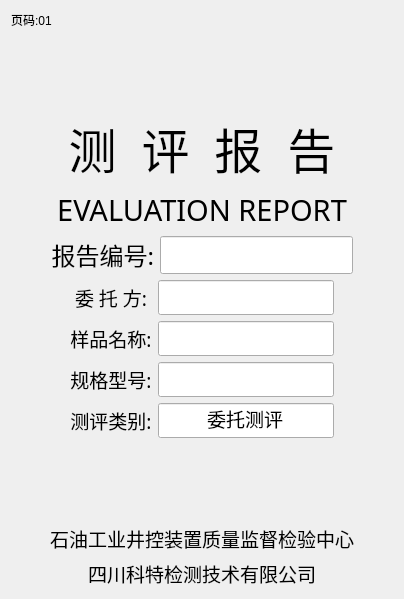
           <widget class="QWidget" name="page0">
            <property name="maximumSize">
             <size>
              <width>16777215</width>
              <height>800</height>
             </size>
            </property>
            <layout class="QGridLayout" name="gridLayout_3">
             <item row="0" column="0">
              <layout class="QGridLayout" name="gridLayout">
               <item row="7" column="0">
                <spacer name="verticalSpacer_27">
                 <property name="orientation">
                  <enum>Qt::Vertical</enum>
                 </property>
                 <property name="sizeHint" stdset="0">
                  <size>
                   <width>20</width>
                   <height>40</height>
                  </size>
                 </property>
                </spacer>
               </item>
               <item row="8" column="0" colspan="2">
                <spacer name="verticalSpacer_2">
                 <property name="orientation">
                  <enum>Qt::Vertical</enum>
                 </property>
                 <property name="sizeHint" stdset="0">
                  <size>
                   <width>20</width>
                   <height>40</height>
                  </size>
                 </property>
                </spacer>
               </item>
               <item row="2" column="0" colspan="2">
                <widget class="QLabel" name="label">
                 <property name="sizePolicy">
                  <sizepolicy hsizetype="Preferred" vsizetype="Minimum">
                   <horstretch>0</horstretch>
                   <verstretch>0</verstretch>
                  </sizepolicy>
                 </property>
                 <property name="font">
                  <font>
                   <family>黑体</family>
                   <pointsize>36</pointsize>
                  </font>
                 </property>
                 <property name="text">
                  <string>测  评  报  告</string>
                 </property>
                 <property name="alignment">
                  <set>Qt::AlignCenter</set>
                 </property>
                </widget>
               </item>
               <item row="9" column="0" colspan="2">
                <layout class="QVBoxLayout" name="verticalLayout">
                 <item>
                  <widget class="QLabel" name="label_9">
                   <property name="sizePolicy">
                    <sizepolicy hsizetype="Preferred" vsizetype="Fixed">
                     <horstretch>0</horstretch>
                     <verstretch>0</verstretch>
                    </sizepolicy>
                   </property>
                   <property name="font">
                    <font>
                     <family>黑体</family>
                     <pointsize>14</pointsize>
                    </font>
                   </property>
                   <property name="text">
                    <string>石油工业井控装置质量监督检验中心</string>
                   </property>
                   <property name="alignment">
                    <set>Qt::AlignCenter</set>
                   </property>
                  </widget>
                 </item>
                 <item>
                  <widget class="QLabel" name="label_10">
                   <property name="sizePolicy">
                    <sizepolicy hsizetype="Preferred" vsizetype="Fixed">
                     <horstretch>0</horstretch>
                     <verstretch>0</verstretch>
                    </sizepolicy>
                   </property>
                   <property name="font">
                    <font>
                     <family>黑体</family>
                     <pointsize>14</pointsize>
                    </font>
                   </property>
                   <property name="text">
                    <string>四川科特检测技术有限公司</string>
                   </property>
                   <property name="alignment">
                    <set>Qt::AlignCenter</set>
                   </property>
                  </widget>
                 </item>
                </layout>
               </item>
               <item row="1" column="0" colspan="2">
                <spacer name="verticalSpacer">
                 <property name="orientation">
                  <enum>Qt::Vertical</enum>
                 </property>
                 <property name="sizeHint" stdset="0">
                  <size>
                   <width>18</width>
                   <height>78</height>
                  </size>
                 </property>
                </spacer>
               </item>
               <item row="3" column="0" colspan="2">
                <widget class="QLabel" name="label_2">
                 <property name="sizePolicy">
                  <sizepolicy hsizetype="Preferred" vsizetype="Minimum">
                   <horstretch>0</horstretch>
                   <verstretch>0</verstretch>
                  </sizepolicy>
                 </property>
                 <property name="font">
                  <font>
                   <family>黑体</family>
                   <pointsize>22</pointsize>
                  </font>
                 </property>
                 <property name="text">
                  <string>EVALUATION REPORT</string>
                 </property>
                 <property name="alignment">
                  <set>Qt::AlignCenter</set>
                 </property>
                </widget>
               </item>
               <item row="5" column="0" colspan="2">
                <layout class="QGridLayout" name="gridLayout_2">
                 <item row="2" column="2">
                  <widget class="QLineEdit" name="gWordLabelsNamesOne_ggxh">
                   <property name="font">
                    <font>
                     <family>黑体</family>
                     <pointsize>14</pointsize>
                    </font>
                   </property>
                   <property name="alignment">
                    <set>Qt::AlignCenter</set>
                   </property>
                  </widget>
                 </item>
                 <item row="0" column="2">
                  <widget class="QLineEdit" name="gWordLabelsNamesOne_wtf">
                   <property name="font">
                    <font>
                     <family>黑体</family>
                     <pointsize>14</pointsize>
                    </font>
                   </property>
                   <property name="alignment">
                    <set>Qt::AlignCenter</set>
                   </property>
                  </widget>
                 </item>
                 <item row="0" column="1">
                  <widget class="QLabel" name="label_5">
                   <property name="font">
                    <font>
                     <family>黑体</family>
                     <pointsize>14</pointsize>
                    </font>
                   </property>
                   <property name="text">
                    <string>委 托 方:</string>
                   </property>
                   <property name="alignment">
                    <set>Qt::AlignCenter</set>
                   </property>
                  </widget>
                 </item>
                 <item row="1" column="1">
                  <widget class="QLabel" name="label_6">
                   <property name="font">
                    <font>
                     <family>黑体</family>
                     <pointsize>14</pointsize>
                    </font>
                   </property>
                   <property name="text">
                    <string>样品名称:</string>
                   </property>
                   <property name="alignment">
                    <set>Qt::AlignCenter</set>
                   </property>
                  </widget>
                 </item>
                 <item row="2" column="1">
                  <widget class="QLabel" name="label_7">
                   <property name="font">
                    <font>
                     <family>黑体</family>
                     <pointsize>14</pointsize>
                    </font>
                   </property>
                   <property name="text">
                    <string>规格型号:</string>
                   </property>
                   <property name="alignment">
                    <set>Qt::AlignCenter</set>
                   </property>
                  </widget>
                 </item>
                 <item row="3" column="1">
                  <widget class="QLabel" name="label_8">
                   <property name="font">
                    <font>
                     <family>黑体</family>
                     <pointsize>14</pointsize>
                    </font>
                   </property>
                   <property name="text">
                    <string>测评类别:</string>
                   </property>
                   <property name="alignment">
                    <set>Qt::AlignCenter</set>
                   </property>
                  </widget>
                 </item>
                 <item row="1" column="2">
                  <widget class="QLineEdit" name="gWordLabelsNamesOne_ypmc">
                   <property name="font">
                    <font>
                     <family>黑体</family>
                     <pointsize>14</pointsize>
                    </font>
                   </property>
                   <property name="alignment">
                    <set>Qt::AlignCenter</set>
                   </property>
                  </widget>
                 </item>
                 <item row="0" column="0">
                  <spacer name="horizontalSpacer_3">
                   <property name="orientation">
                    <enum>Qt::Horizontal</enum>
                   </property>
                   <property name="sizeHint" stdset="0">
                    <size>
                     <width>40</width>
                     <height>20</height>
                    </size>
                   </property>
                  </spacer>
                 </item>
                 <item row="0" column="3">
                  <spacer name="horizontalSpacer_4">
                   <property name="orientation">
                    <enum>Qt::Horizontal</enum>
                   </property>
                   <property name="sizeHint" stdset="0">
                    <size>
                     <width>40</width>
                     <height>20</height>
                    </size>
                   </property>
                  </spacer>
                 </item>
                 <item row="3" column="2">
                  <widget class="QLineEdit" name="gWordLabelsNamesOne_cplb">
                   <property name="font">
                    <font>
                     <family>黑体</family>
                     <pointsize>14</pointsize>
                    </font>
                   </property>
                   <property name="text">
                    <string>委托测评</string>
                   </property>
                   <property name="alignment">
                    <set>Qt::AlignCenter</set>
                   </property>
                  </widget>
                 </item>
                </layout>
               </item>
               <item row="4" column="0" colspan="2">
                <layout class="QHBoxLayout" name="horizontalLayout_2">
                 <item>
                  <spacer name="horizontalSpacer">
                   <property name="orientation">
                    <enum>Qt::Horizontal</enum>
                   </property>
                   <property name="sizeHint" stdset="0">
                    <size>
                     <width>40</width>
                     <height>20</height>
                    </size>
                   </property>
                  </spacer>
                 </item>
                 <item>
                  <widget class="QLabel" name="label_3">
                   <property name="sizePolicy">
                    <sizepolicy hsizetype="Preferred" vsizetype="Fixed">
                     <horstretch>0</horstretch>
                     <verstretch>0</verstretch>
                    </sizepolicy>
                   </property>
                   <property name="font">
                    <font>
                     <family>黑体</family>
                     <pointsize>18</pointsize>
                    </font>
                   </property>
                   <property name="text">
                    <string>报告编号:</string>
                   </property>
                   <property name="alignment">
                    <set>Qt::AlignRight|Qt::AlignTrailing|Qt::AlignVCenter</set>
                   </property>
                  </widget>
                 </item>
                 <item>
                  <widget class="QLineEdit" name="gWordLabelsNamesOne_bgbh">
                   <property name="sizePolicy">
                    <sizepolicy hsizetype="Maximum" vsizetype="Fixed">
                     <horstretch>0</horstretch>
                     <verstretch>0</verstretch>
                    </sizepolicy>
                   </property>
                   <property name="font">
                    <font>
                     <family>黑体</family>
                     <pointsize>16</pointsize>
                    </font>
                   </property>
                   <property name="alignment">
                    <set>Qt::AlignCenter</set>
                   </property>
                  </widget>
                 </item>
                 <item>
                  <spacer name="horizontalSpacer_2">
                   <property name="orientation">
                    <enum>Qt::Horizontal</enum>
                   </property>
                   <property name="sizeHint" stdset="0">
                    <size>
                     <width>40</width>
                     <height>20</height>
                    </size>
                   </property>
                  </spacer>
                 </item>
                </layout>
               </item>
               <item row="0" column="0">
                <widget class="QLabel" name="label_268">
                 <property name="text">
                  <string>页码:01</string>
                 </property>
                </widget>
               </item>
              </layout>
             </item>
            </layout>
           </widget>
